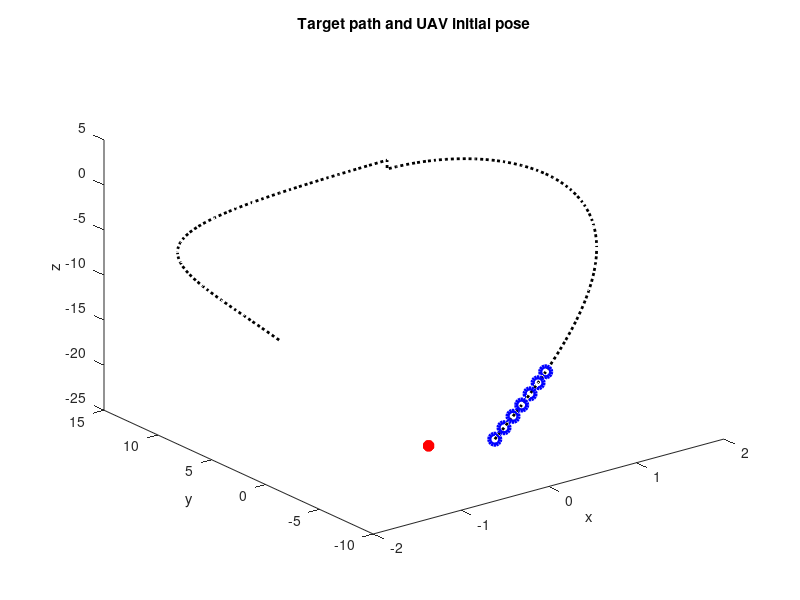

The MATLAB source for this figure: (Note: this script raises an error after producing the figure.)
%% Scenario
   for section=1
    %% Setting target path 
    N_sim=100; % total simulation step 
    t0=0; tf=10;
    dt=(tf-t0)/N_sim;
    t_sim=linspace(t0,tf,N_sim); % global time clock 
    
    theta=linspace(-pi/2,pi/2,N_sim/2);
    R=5;
    xs=R*cos(theta)/3; ys=R*sin(theta); zs=2-(t_sim(1:N_sim/2)-t_sim(N_sim/2)).^2;
    
    target_path=[xs;ys;zs]; % positional history of target
    
    xs=-xs; ys=ys+2*R; zs=3-(t_sim(N_sim/2+1:end)-t_sim(N_sim/2)).^2;
    
    target_path=[target_path [xs;ys;zs]];
    
    %% UAV inital position 
    p0=target_path(:,1)'+[-1 -2 3];
    v0=[0 0 0];
    a0=[0 0 0];
    
    %% check the target trajectory 
    figure
    plot3(target_path(1,:),target_path(2,:),target_path(3,:),'k:','LineWidth',2)
    hold on 
    plot3(p0(1),p0(2),p0(3),'r*','MarkerSize',8,'LineWidth',3)
    title('Target path and UAV initial pose')
    xlabel('x'); ylabel('y'); zlabel('z')
    
    end
%% Observation data 
for section=2
     addpath('FOV_opti')

    N_obs=7;
    obs_pnts=target_path(:,1:N_obs);   
    obs_t=t_sim(1:N_obs);

    plot3(obs_pnts(1,:),obs_pnts(2,:),obs_pnts(3,:),'bo','MarkerSize',8,'LineWidth',3)
    n=3;
    plot3(p0(1),p0(2),p0(3),'r*','MarkerSize',8,'LineWidth',3)
    %% Normal polyfit 
%     px=polyfit(obs_t,obs_pnts(1,:),n);
%     py=polyfit(obs_t,obs_pnts(2,:),n);
%     pz=polyfit(obs_t,obs_pnts(3,:),n);
% 
%     t_pred=linspace(0,1,20);
%     fit_pnts=[polyval(px,t_pred); polyval(py,t_pred) ;polyval(pz,t_pred) ];
%     plot3(fit_pnts(1,:),fit_pnts(2,:),fit_pnts(3,:),'g-','LineWidth',3)

    %% Modified polyfit

    ws=linspace(2,2,length(obs_pnts)); % regression weight 
    lambda=0.005; % penalty weight for curvature 
    obs_period=N_obs*dt; 
    pred_period=1.5*N_obs*dt;

    [px_t,res_x]=target_traj_fitting(obs_t,obs_pnts(1,:),n,ws,lambda,obs_period,pred_period);
    [py_t,res_y]=target_traj_fitting(obs_t,obs_pnts(2,:),n,ws,lambda,obs_period,pred_period);
    [pz_t,res_z]=target_traj_fitting(obs_t,obs_pnts(3,:),n,ws,lambda,obs_period,pred_period);

    t_pred=linspace(0,1,20); % prediction begins from 0 to 1 
    fit_pnts=[polyval(flip(px_t),t_pred); polyval(flip(py_t),t_pred) ;polyval(flip(pz_t),t_pred)];
    plot3(fit_pnts(1,:),fit_pnts(2,:),fit_pnts(3,:),'-','Color',[0 0 0 0.5],'LineWidth',3)

%     t_obs=linspace(-obs_period/pred_period,0,5);
%     fit_pnts=[polyval(px,t_obs); polyval(py,t_obs) ;polyval(pz,t_obs) ];
%     plot3(fit_pnts(1,:),fit_pnts(2,:),fit_pnts(3,:),'k-','LineWidth',3)


    %% Calculate intercept point using optimization 

    % degree of uncertainty 
    sum_res=res_x+res_y+res_z;

    w1=1000; w2=1; % weight of dou and jerk respectively 

    % interception points 
    tc=fmincon(@(t) w2*double(jerk_fun(px_t(1),px_t(2),px_t(3),px_t(4),a0(1),v0(1),p0(1),py_t(1),py_t(2),py_t(3),py_t(4),...
        a0(2),v0(2),p0(2),pz_t(1),pz_t(2),pz_t(3),pz_t(4),a0(3),v0(3),p0(3),t))+w1*double(dou_fun(sum_res,t)),0.5,[],[],[],[],0,1);
    pc=[fliplr(px_t')*t_vector(tc,0,n) ; fliplr(py_t')*t_vector(tc,0,n) ; fliplr(pz_t')*t_vector(tc,0,n)];
    vc=[fliplr(px_t')*t_vector(tc,1,n) ; fliplr(py_t')*t_vector(tc,1,n) ; fliplr(pz_t')*t_vector(tc,1,n)];

    plot3(pc(1),pc(2),pc(3),'Color',[0.5 0.2 0.2],'Marker','*','LineWidth',2,'MarkerSize',10)


end
%% Test the validity of interception point
% ts=linspace(0.2,1,10);
% jerks=[]; dous=[];
% for i=ts
% jerks=[jerks double(jerk_fun(px(1),px(2),px(3),px(4),a0(1),v0(1),p0(1),py(1),py(2),py(3),py(4),...
%     a0(2),v0(2),p0(2),pz(1),pz(2),pz(3),pz(4),a0(3),v0(3),p0(3),i))];
% dous=[dous dou_fun(sum_res,i)];
% end
% figure
% subplot(3,1,1)
% plot(ts,w2*jerks,'Color',[0 0 0.7])
% subplot(3,1,2)
% plot(ts,w1*dous,'Color',[0.7 0 0] )
% subplot(3,1,3)
% plot(ts,w1*dous+w2*jerks,'Color',[0 0 0])

%% Guidance
for section=3 
    n_pg=4; % poly order of guidance 
    Xr=p0; Vr=v0;
    %% method 1 : converge position error and velocity error     
    [px_r,py_r,pz_r]=guidance_path(px_t,py_t,pz_t,Xr,Vr,n_pg);
    t_pred=linspace(0,1,20); % prediction begins from 0 to 1 
    fit_pnts=[polyval(flip(px_r),t_pred); polyval(flip(py_r),t_pred) ;polyval(flip(pz_r),t_pred)];
    plot3(fit_pnts(1,:),fit_pnts(2,:),fit_pnts(3,:),'-','Color',[0 0 0.8 ],'LineWidth',3)
        
    %% method 2 : using interception point 
end




